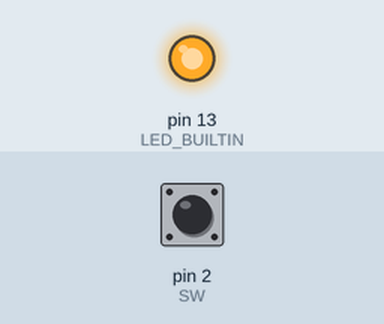
Simulated run of this sketch. Board: Arduino Uno, built with avr-gcc and run on an emulated ATmega328P. On the bench: output pins drawn as LEDs (lit = HIGH). The test bench sets the inputs (shaded band); at power-on: pin 2 (SW) HIGH.

Above: at 1.2 s.
1.3 s: pin 2 (SW) pulled LOW for 0.15 s
At 2.6 s:
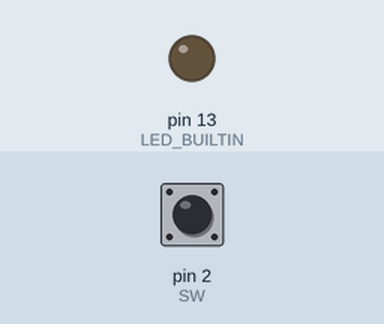
2.9 s: pin 2 (SW) pulled LOW for 1 s
At 5.1 s:
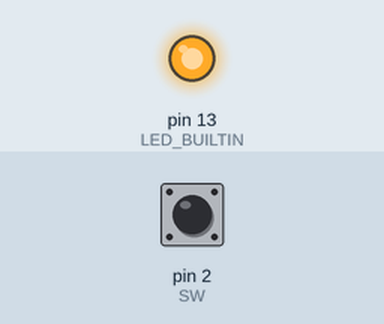
5.4 s: pin 2 (SW) pulled LOW for 3.2 s
At 9.9 s:
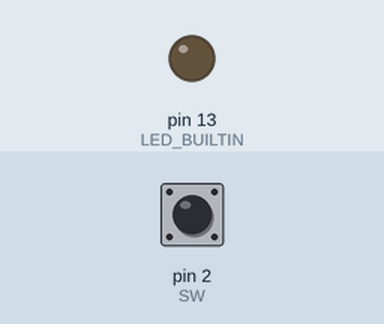
Timing chart, 0 to 11.4 s (numbered marks = the images above; inputs shaded):
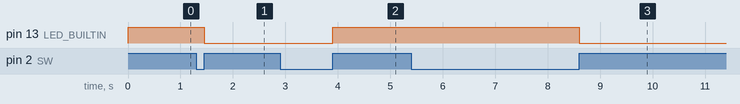

Measured:
- after the input at 1.3 s, pin 13 (LED_BUILTIN): HIGH → LOW after 0.15 s
- after the input at 2.9 s, pin 13 (LED_BUILTIN): LOW → HIGH after 1.0 s
- after the input at 5.4 s, pin 13 (LED_BUILTIN): HIGH → LOW after 3.2 s

The sketch:

switch_toggle.ino
```cpp
/*
  A toggle switch turns on and off the build-in LED.
  However unlike the pushbutton switch, it does not need to be held
  down to stay HIGH.

  Note the 10K resistor on the switch connected to ground.
  Connected this way, it is known as a pull down resistor.
*/

const int SW = 2;

int buttonState = 0;

void setup()
{
  pinMode(LED_BUILTIN, OUTPUT);
  pinMode(SW, INPUT_PULLUP);
}

void loop()
{
  if (digitalRead(SW) == true)
  {
    buttonState = !buttonState;
    digitalWrite(LED_BUILTIN, buttonState);
  }
  while(digitalRead(SW) == true);
  delay(50);
}
```
